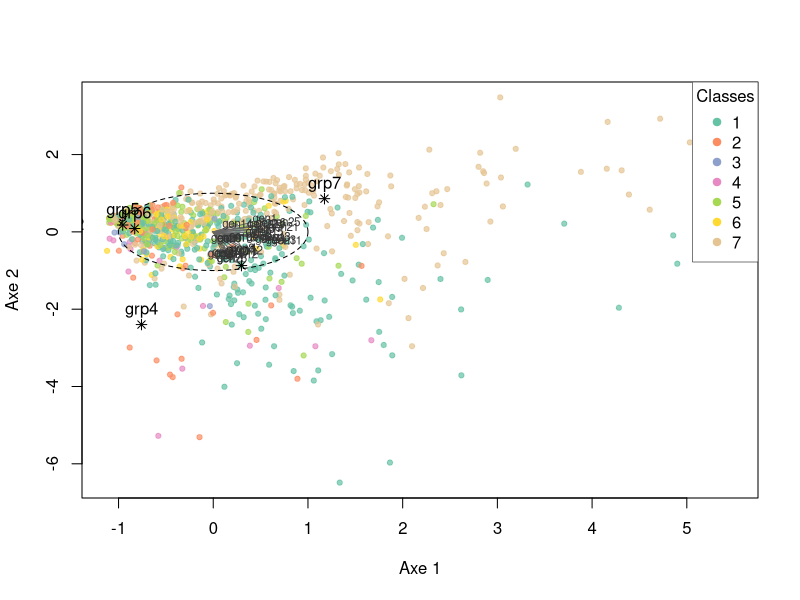

This chart was generated by the following R code:
## ---- chunk 1
knitr::opts_chunk$set(echo = TRUE)
## ---- chunk 2
# matrice de pondération diagonale
Wmat <- function(w) {
  if (is.null(w)) return(NULL)
  diag(as.numeric(w), nrow = length(w))
}

# norme pondérée avec w vecteur poids ou W matrice diag
w_norm2 <- function(v, w) {
  if (is.null(w)) return(as.numeric(t(v) %*% v))
  as.numeric(t(v) %*% (w * v))
}

# produit scalaire pondéré
w_prod <- function(a, b, w) {
  if (is.null(w)) return(as.numeric(t(a) %*% b))
  as.numeric(t(a) %*% (w * b))
}

# racine symétrique de M (M supposée SPD ou semi-définie)
M_half <- function(M) {
  ev <- eigen(M, symmetric = TRUE)
  vals <- pmax(ev$values, 0)
  vecs <- ev$vectors
  vecs %*% diag(sqrt(vals), length(vals)) %*% t(vecs)
}

# inverse de la racine (pseudo-inverse si valeurs nulles)
M_half_inv <- function(M) {
  ev <- eigen(M, symmetric = TRUE)
  vals <- ev$values
  vecs <- ev$vectors
  invvals <- ifelse(vals > 0, 1 / sqrt(vals), 0)
  vecs %*% diag(invvals, length(invvals)) %*% t(vecs)
}
## ---- chunk 3
adpls_part1 <- function(X, Y, H = 2, w = NULL, M = NULL, center_scale = TRUE) {
  
#préparation
  X <- as.matrix(X)
  Y <- as.matrix(Y)
  n <- nrow(X)
  p <- ncol(X)
  
  if (nrow(Y) != n) stop(" X et Y doivent avoir le même nombre de lignes (individus)!")
  if (is.null(w)) w <- rep(1 / n, n)
  w <- as.numeric(w)
  if (length(w) != n) stop("longueur de w pas la meme que de n (nrow(X))!")
  W <- diag(w)
  if (center_scale) X <- scale(X, center = TRUE, scale = TRUE)
  if (is.null(M)) M <- diag(1, p)
  if (!all(dim(M) == c(p, p))) stop("M doit être p x p!")
  
# racines de M
  sqrtM <- M_half(M)
  inv_sqrtM <- M_half_inv(M)
  
# projecteur Pi_Y
  YYw <- t(Y) %*% (W %*% Y)
  inv_YYw <- solve(YYw)
  PiY <- Y %*% inv_YYw %*% t(Y) %*% W
  
# projection de X sur l'espace de Y
  Xhat <- PiY %*% X
  
# matrice E (pour la diagonalisation)
  E <- t(Xhat) %*% (W %*% Xhat)
  
# réserves pour résultats
  if (is.null(H) || !is.numeric(H) || H < 1) stop("H doit être un entier positif!")
  H <- as.integer(H)
  U_list <- vector("list", H) 
  F <- matrix(0, n, H)
  Ftilde <- matrix(0, n, H)
  
# boucle sur h = 1..H
  for (h in seq_len(H)) {
    if (h == 1) {
      
# première composante
      Estar <- sqrtM %*% E %*% sqrtM
      ev <- eigen(Estar, symmetric = TRUE)
# vecteur propre principal en métrique transformée
      ustar <- ev$vectors[, 1]
# retour dans l'espace u
      u <- inv_sqrtM %*% ustar

# normalisation selon la contrainte u'Mu = 1
      unorm <- as.numeric(t(u) %*% (M %*% u))
      if (unorm <= 0) stop("norme u'Mu non strictement positive!")
      u <- u / sqrt(unorm)
      
    } else {
      
# composantes suivantes
      Fprev <- F[, 1:(h - 1), drop = FALSE]
      Dprime <- t(Fprev) %*% (W %*% X)
      D <- t(Dprime)
# Pi_D_perp
      inner <- t(D) %*% (M %*% D)
      inv_inner <- solve(inner)
      PiDperp <- diag(1, p) - D %*% inv_inner %*% t(D) %*% M
# matrice à diagonaliser dans l'espace réduit
      Estar_proj <- sqrtM %*% PiDperp %*% E %*% t(PiDperp) %*% sqrtM
      ev <- eigen(Estar_proj, symmetric = TRUE)
      ustar <- ev$vectors[, 1]
      u <- inv_sqrtM %*% ustar
      unorm <- as.numeric(t(u) %*% (M %*% u))
      if (unorm <= 0) stop(paste("norme u'Mu non positive (h=", h, ")!", sep = ""))
      u <- u / sqrt(unorm)
    }
    
# score f_h
    f_h <- X %*% (M %*% u)
    fnorm2 <- as.numeric(t(f_h) %*% (W %*% f_h))
    if (fnorm2 <= 0) stop(paste("norme de f_h <= 0 (h=", h, ")!", sep = ""))
# normalisation
    ftilde_h <- f_h / sqrt(fnorm2)
    
# stockage
    U_list[[h]] <- as.numeric(u)
    F[, h] <- as.numeric(f_h)
    Ftilde[, h] <- as.numeric(ftilde_h)
  }
  
# liste de vecteurs en matrice p x H
  U_mat <- do.call(cbind, U_list)
  colnames(U_mat) <- paste0("u", seq_len(ncol(U_mat)))
  colnames(F) <- paste0("f", seq_len(ncol(F)))
  colnames(Ftilde) <- paste0("f_tilde", seq_len(ncol(Ftilde)))
  
  return(list(U = U_mat, F = F, Ftilde = Ftilde, Xhat = Xhat, 
              E = E, PiY = PiY, M = M, w = w))
}
## ---- chunk 4
adpls_part2 <- function(X, Y, H = 2, w = NULL, M = NULL, center_scale = TRUE) {
  
# calcul de la q1
  part1 <- adpls_part1(X, Y, H, w, M, center_scale)
  
# préparation
  X <- as.matrix(X)
  W <- diag(part1$w)
  M <- part1$M
  F <- part1$F
  U <- part1$U
  Xhat <- part1$Xhat
  E <- part1$E
  
  total_inertia <- sum(diag(t(X) %*% (W %*% X)))
  
#vecteurs résultats
  S_vec <- numeric(H)
  R2_vec <- numeric(H)
  
# boucle sur h
  for (h in seq_len(H)) {
    f_h <- F[, h, drop = FALSE]
    fnorm2 <- as.numeric(t(f_h) %*% (W %*% f_h))
    S_vec[h] <- fnorm2 / total_inertia
    fhat_h <- part1$PiY %*% f_h
    top_val <- as.numeric(t(fhat_h) %*% (W %*% fhat_h))
    R2_vec[h] <- top_val / fnorm2
  }
  
# résultats
  part1$S <- S_vec
  part1$R2 <- R2_vec
  
  return(part1)
}
## ---- chunk 5
adpls_part3 <- function(X, Y, H = 2, w = NULL, M = NULL, center_scale = TRUE) {

# calcul de la q2
  part2 <- adpls_part2(X, Y, H, w, M, center_scale)
  
# préparation
  W <- diag(part2$w)
  F <- part2$F
  Y <- as.matrix(Y)
  
# centres de gravité
  YtWY <- t(Y) %*% W %*% Y
  YtWF <- t(Y) %*% W %*% F
  G <- solve(YtWY, YtWF)
  
  rownames(G) <- colnames(Y)
  colnames(G) <- paste0("Axe_", seq_len(H))
  
# résultats
  part2$centers <- G
  
  return(part2)
}
## ---- chunk 6
adpls_part4 <- function(X, Y, H = 2, w = NULL, M = NULL, center_scale = TRUE) {

# calcul de la q3
  part3 <- adpls_part3(X, Y, H, w, M, center_scale)
  
# préparation
  W <- diag(part3$w)
  F <- part3$F
#suppose X centré-réduit
  X <- scale(X, center = TRUE, scale = TRUE)
  n <- nrow(X)
  p <- ncol(X)
  
# init matrice de corrélation
  C <- matrix(0, nrow = p, ncol = H)
  
# corrélations pondérées entre X_j et f_h
  for (j in 1:p) {
    xj <- X[, j]
    norm_xj <- sqrt(as.numeric(t(xj) %*% (W %*% xj)))
    
    for (h in 1:H) {
      fh <- F[, h]
      norm_fh <- sqrt(as.numeric(t(fh) %*% (W %*% fh)))
      if (norm_xj == 0 || norm_fh == 0) {
        C[j, h] <- 0
      } else {
        C[j, h] <- as.numeric(t(xj) %*% (W %*% fh)) / (norm_xj * norm_fh)
      }
    }
  }
  
  rownames(C) <- colnames(X)
  colnames(C) <- paste0("Axe_", seq_len(H))
  
# résultats
  part3$var_coords <- C
  
  return(part3)
}
## ---- chunk 7
adpls_full <- function(X, Y, H=2, w=NULL, M=NULL, center_scale=TRUE){
  
# fonctions utilitaires internes
Wmat <- function(w) {
  if (is.null(w)) return(NULL)
  diag(as.numeric(w), nrow = length(w))
}

w_norm2 <- function(v, w) {
  if (is.null(w)) return(sum(v^2))
  as.numeric(t(v) %*% (w * v))
}

w_prod <- function(a, b, w) {
  if (is.null(w)) return(as.numeric(t(a) %*% b))
  as.numeric(t(a) %*% (w * b))
}

M_half <- function(M) {
  ev <- eigen(M, symmetric = TRUE)
  vals <- pmax(ev$values, 0)
  vecs <- ev$vectors
  vecs %*% diag(sqrt(vals), length(vals)) %*% t(vecs)
}

M_half_inv <- function(M) {
  ev <- eigen(M, symmetric = TRUE)
  vals <- ev$values
  vecs <- ev$vectors
  invvals <- ifelse(vals > 0, 1 / sqrt(vals), 0)
  vecs %*% diag(invvals, length(invvals)) %*% t(vecs)
}
 
 
 if (is.null(w)) w <- rep(1 / nrow(X), nrow(X))
  
# étapes
  part1 <- adpls_part1(X = X, Y = Y, H = H, w = w, M = M, center_scale = center_scale)
  # cat("H =", H, " | length =", length(H), "\n")
  part2 <- adpls_part2(X = X, Y = Y, H = H, w = w, M = M, center_scale = center_scale)
  part3 <- adpls_part3(X = X, Y = Y, H = H, w = w, M = M, center_scale = center_scale)
  part4 <- adpls_part4(X = X, Y = Y, H = H, w = w, M = M, center_scale = center_scale)

 # résultats 
  return(list(F=part1$F, Ftilde=part1$Ftilde,
              S=part2$S, R2=part2$R2,
              centers=part3$centers,
              var_coords=part4$var_coords))
}
## ---- chunk 8
library(RColorBrewer)

plot_adpls <- function(out, Y = NULL, Y_labels = NULL, h = 1, m = 2,
                       show_variables = TRUE, circle = TRUE,
                       main = NULL, cex_ind = 0.7, cex_cent = 1.0) {

  Ftilde <- out$Ftilde
  centers <- out$centers
  var_coords <- out$var_coords
  n <- nrow(Ftilde)
  
# identification des étiquettes de classes
  if (is.null(Y_labels) & !is.null(Y)) {
    lab <- apply(Y, 1, function(r) which(r == 1))
    Y_labels <- factor(lab)
  } else if (is.null(Y_labels)) {
    stop("Y_labels ou Y doivent être fournis!")
  }
  
# individus
  xind <- Ftilde[, h]
  yind <- Ftilde[, m]
  classes <- as.factor(Y_labels)
  cols <- rainbow(length(levels(classes)))
  
#palette
  n_classes <- length(levels(classes))
  cols <- brewer.pal(min(max(n_classes, 3), 8), "Set2")
  if (n_classes > 8) cols <- rep(cols, length.out = n_classes)
  
# tracé des individus
  plot(xind, yind,
       col = adjustcolor(cols[as.numeric(classes)], alpha.f = 0.7),
       pch = 19,
       cex = cex_ind,
       xlab = paste0("Axe ", h),
       ylab = paste0("Axe ", m),
       main = main,
       bg = "white")
  
legend("topright",
       legend = levels(classes),
       col = cols,
       pch = 19,
       cex = 1,
       title = "Classes",
       bg = "white",
       box.lwd = 0.5, 
       box.col = "black",
       text.col = "black")
  
# centres de gravité
  points(centers[, h], centers[, m], col = "black", pch = 8, cex = cex_cent)
  text(centers[, h], centers[, m], labels = rownames(centers), pos = 3)
  
# variables dans le plan
  if (show_variables) {
    arrows(rep(0, nrow(var_coords)), rep(0, nrow(var_coords)),
           var_coords[, h], var_coords[, m],
           length = 0.07, col = "grey40", lwd = 1)
    
    text(var_coords[, h], var_coords[, m],
         labels = rownames(var_coords),
         cex = 0.7, col = "grey20")
    
# cercle unité pour corrélations
    if (circle) {
      angles <- seq(0, 2*pi, length.out = 200)
      lines(cos(angles), sin(angles), lty = 2, col = "black")
    }
  }
}

# opérateur utilitaire : renvoie a si non nul, sinon b
`%||%` <- function(a, b) if (!is.null(a)) a else b
## ---- chunk 9

data <- read.table("Datagenus.csv", header = TRUE)
X <- scale(as.matrix(data[, paste0("gen", 1:27)]), center = TRUE, scale = TRUE)
grp <- as.factor(data$forest)
Y <- model.matrix(~ grp - 1)
out <- adpls_full(X, Y, H = 3, w = rep(1 / nrow(X), nrow(X)), M = NULL, center_scale = FALSE)

data.frame(
  Axe = 1:3,
  S = round(out$S, 3),
  R2 = round(out$R2, 3),
  Discriminant = round(out$S * out$R2, 3)
)
## ---- chunk 10
plot_adpls(out, Y = Y, Y_labels = grp, h = 1, m = 2, show_variables = TRUE)
